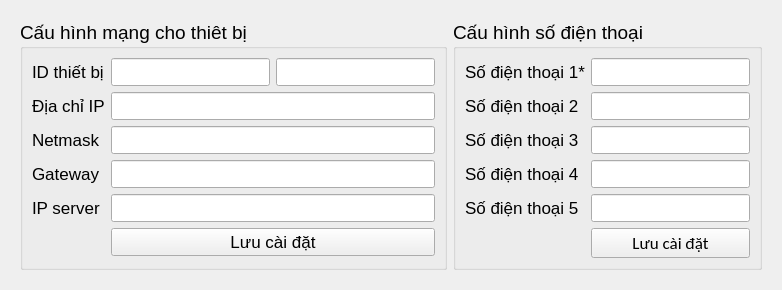
            <widget class="QWidget" name="Config_Dev_2">
             <property name="sizePolicy">
              <sizepolicy hsizetype="Minimum" vsizetype="Minimum">
               <horstretch>0</horstretch>
               <verstretch>0</verstretch>
              </sizepolicy>
             </property>
             <property name="font">
              <font>
               <pointsize>14</pointsize>
              </font>
             </property>
             <attribute name="title">
              <string>Cấu hình thiết bị</string>
             </attribute>
             <layout class="QGridLayout" name="gridLayout_2">
              <item row="0" column="0">
               <widget class="QWidget" name="horizontalWidget" native="true">
                <property name="sizePolicy">
                 <sizepolicy hsizetype="Preferred" vsizetype="Preferred">
                  <horstretch>0</horstretch>
                  <verstretch>0</verstretch>
                 </sizepolicy>
                </property>
                <layout class="QHBoxLayout" name="horizontalLayout_2">
                 <item>
                  <widget class="QGroupBox" name="groupBox_3">
                   <property name="sizePolicy">
                    <sizepolicy hsizetype="Minimum" vsizetype="Minimum">
                     <horstretch>0</horstretch>
                     <verstretch>0</verstretch>
                    </sizepolicy>
                   </property>
                   <property name="title">
                    <string>Cấu hình mạng cho thiêt bị</string>
                   </property>
                   <layout class="QGridLayout" name="gridLayout_3">
                    <item row="0" column="0">
                     <widget class="QLabel" name="label_30">
                      <property name="font">
                       <font>
                        <pointsize>13</pointsize>
                       </font>
                      </property>
                      <property name="text">
                       <string>ID thiết bị</string>
                      </property>
                     </widget>
                    </item>
                    <item row="0" column="1">
                     <widget class="QLineEdit" name="group_2">
                      <property name="font">
                       <font>
                        <pointsize>13</pointsize>
                       </font>
                      </property>
                     </widget>
                    </item>
                    <item row="0" column="2">
                     <widget class="QLineEdit" name="id_name_2">
                      <property name="font">
                       <font>
                        <pointsize>13</pointsize>
                       </font>
                      </property>
                     </widget>
                    </item>
                    <item row="1" column="0">
                     <widget class="QLabel" name="label_31">
                      <property name="font">
                       <font>
                        <pointsize>13</pointsize>
                       </font>
                      </property>
                      <property name="text">
                       <string>Địa chỉ IP</string>
                      </property>
                     </widget>
                    </item>
                    <item row="1" column="1" colspan="2">
                     <widget class="QLineEdit" name="ipaddr_2">
                      <property name="font">
                       <font>
                        <pointsize>13</pointsize>
                       </font>
                      </property>
                     </widget>
                    </item>
                    <item row="2" column="0">
                     <widget class="QLabel" name="label_32">
                      <property name="font">
                       <font>
                        <pointsize>13</pointsize>
                       </font>
                      </property>
                      <property name="text">
                       <string>Netmask</string>
                      </property>
                     </widget>
                    </item>
                    <item row="2" column="1" colspan="2">
                     <widget class="QLineEdit" name="netmask_2">
                      <property name="font">
                       <font>
                        <pointsize>13</pointsize>
                       </font>
                      </property>
                     </widget>
                    </item>
                    <item row="3" column="0">
                     <widget class="QLabel" name="label_33">
                      <property name="font">
                       <font>
                        <pointsize>13</pointsize>
                       </font>
                      </property>
                      <property name="text">
                       <string>Gateway</string>
                      </property>
                     </widget>
                    </item>
                    <item row="3" column="1" colspan="2">
                     <widget class="QLineEdit" name="gateway_2">
                      <property name="font">
                       <font>
                        <pointsize>13</pointsize>
                       </font>
                      </property>
                     </widget>
                    </item>
                    <item row="4" column="0">
                     <widget class="QLabel" name="label_34">
                      <property name="font">
                       <font>
                        <pointsize>13</pointsize>
                       </font>
                      </property>
                      <property name="text">
                       <string>IP server</string>
                      </property>
                     </widget>
                    </item>
                    <item row="4" column="1" colspan="2">
                     <widget class="QLineEdit" name="ipserver_2">
                      <property name="font">
                       <font>
                        <pointsize>13</pointsize>
                       </font>
                      </property>
                     </widget>
                    </item>
                    <item row="5" column="1" colspan="2">
                     <widget class="QPushButton" name="config_network_2">
                      <property name="font">
                       <font>
                        <pointsize>13</pointsize>
                       </font>
                      </property>
                      <property name="text">
                       <string>Lưu cài đặt</string>
                      </property>
                     </widget>
                    </item>
                   </layout>
                  </widget>
                 </item>
                 <item>
                  <widget class="QGroupBox" name="groupBox_4">
                   <property name="sizePolicy">
                    <sizepolicy hsizetype="Minimum" vsizetype="Minimum">
                     <horstretch>0</horstretch>
                     <verstretch>0</verstretch>
                    </sizepolicy>
                   </property>
                   <property name="title">
                    <string>Cấu hình số điện thoại</string>
                   </property>
                   <layout class="QGridLayout" name="gridLayout_4">
                    <item row="0" column="0">
                     <widget class="QLabel" name="label_35">
                      <property name="font">
                       <font>
                        <pointsize>13</pointsize>
                       </font>
                      </property>
                      <property name="text">
                       <string>Số điện thoại 1*</string>
                      </property>
                     </widget>
                    </item>
                    <item row="0" column="1">
                     <widget class="QLineEdit" name="number_one_2">
                      <property name="font">
                       <font>
                        <pointsize>13</pointsize>
                       </font>
                      </property>
                     </widget>
                    </item>
                    <item row="1" column="0">
                     <widget class="QLabel" name="label_36">
                      <property name="font">
                       <font>
                        <pointsize>13</pointsize>
                       </font>
                      </property>
                      <property name="text">
                       <string>Số điện thoại 2</string>
                      </property>
                     </widget>
                    </item>
                    <item row="1" column="1">
                     <widget class="QLineEdit" name="number_two_2">
                      <property name="font">
                       <font>
                        <pointsize>13</pointsize>
                       </font>
                      </property>
                     </widget>
                    </item>
                    <item row="2" column="0">
                     <widget class="QLabel" name="label_37">
                      <property name="font">
                       <font>
                        <pointsize>13</pointsize>
                       </font>
                      </property>
                      <property name="text">
                       <string>Số điện thoại 3</string>
                      </property>
                     </widget>
                    </item>
                    <item row="2" column="1">
                     <widget class="QLineEdit" name="number_third_2">
                      <property name="font">
                       <font>
                        <pointsize>13</pointsize>
                       </font>
                      </property>
                     </widget>
                    </item>
                    <item row="3" column="0">
                     <widget class="QLabel" name="label_38">
                      <property name="font">
                       <font>
                        <pointsize>13</pointsize>
                       </font>
                      </property>
                      <property name="text">
                       <string>Số điện thoại 4</string>
                      </property>
                     </widget>
                    </item>
                    <item row="3" column="1">
                     <widget class="QLineEdit" name="number_four_2">
                      <property name="font">
                       <font>
                        <pointsize>13</pointsize>
                       </font>
                      </property>
                     </widget>
                    </item>
                    <item row="4" column="0">
                     <widget class="QLabel" name="label_39">
                      <property name="font">
                       <font>
                        <pointsize>13</pointsize>
                       </font>
                      </property>
                      <property name="text">
                       <string>Số điện thoại 5</string>
                      </property>
                     </widget>
                    </item>
                    <item row="4" column="1">
                     <widget class="QLineEdit" name="number_five_2">
                      <property name="font">
                       <font>
                        <pointsize>13</pointsize>
                       </font>
                      </property>
                     </widget>
                    </item>
                    <item row="5" column="1">
                     <widget class="QPushButton" name="config_phonenum_2">
                      <property name="font">
                       <font>
                        <family>Calibri</family>
                        <pointsize>13</pointsize>
                       </font>
                      </property>
                      <property name="text">
                       <string>Lưu cài đặt</string>
                      </property>
                     </widget>
                    </item>
                   </layout>
                  </widget>
                 </item>
                </layout>
               </widget>
              </item>
             </layout>
            </widget>
